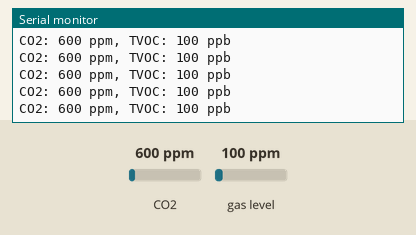
This sketch was run on a simulated Arduino Uno, built with avr-gcc and run on an emulated ATmega328P. Shown: the last lines printed to the serial monitor. Inputs (shaded band) come from the test bench; at power-on: CO2 600 ppm, gas level 100 ppm.

Above: at 1.2 s.
1.3 s: CO2 set to 1050 ppm
At 2.4 s:
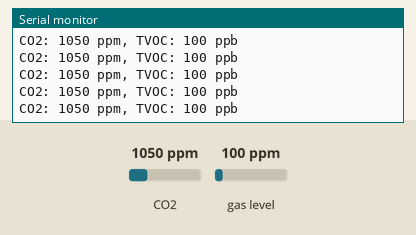
4.3 s: gas level set to 20 ppm
At 5.4 s:
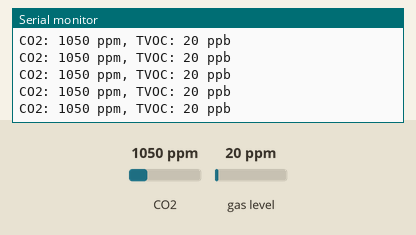
7.3 s: CO2 set to 452 ppm
At 8.2 s:
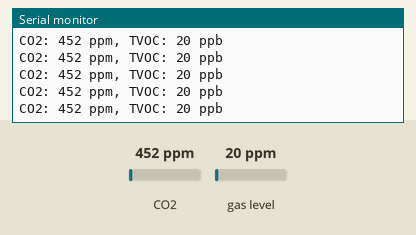
10.3 s: gas level set to 250 ppm
At 11.4 s:
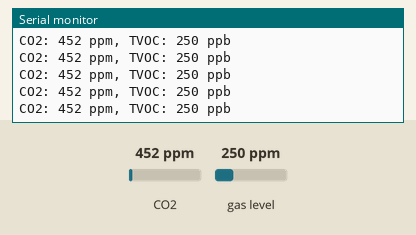
13.3 s: CO2 set to 1700 ppm
At 14.3 s:
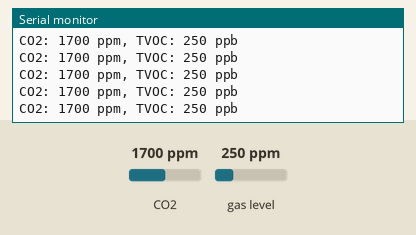
Timing chart, 0 to 16.3 s (numbered marks = the images above; inputs shaded):
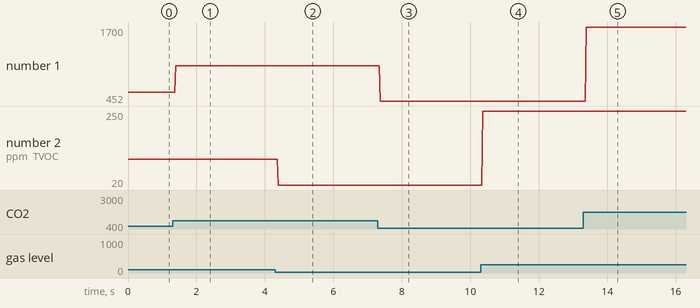

The sketch:

CCS811_CO2_sensor.ino
```cpp
/*
   CCS811 CO2 and TVOC sensor from AMS
   (data sheet: https://ams.com/documents/20143/36005/CCS811_DS000459_7-00.pdf/3cfdaea5-b602-fe28-1a14-18776b61a35a

   This example reads the sensor and prints out the basic data.

   Circuit:
   - CCS811 sensor SDA attached to SDA pin (A4 on Nano and Uno boards)
   - CCS811 SCL attached to SCL pin (A5 on Nano/Uno)
   - CCS811 RST pin attached through 10Kilohn resistor to +V

  Uses Adafruit's library for the sensor
  Adafruit's CCS811 breakout board uses I2C address 0x5A; Sparkfun's
  breakout board uses 0x5B. Change the CCS_ADDR to adjust for your board.

  created 30 Jan 2020
  by Tom Igoe
  based on Adafruit library examples
*/

#include <Adafruit_CCS811.h>
#define CCS_ADDR 0x5B // adafruit board uses 0x5A; Sparkfun uses 0x5B

// make an instance of the sensor library:
Adafruit_CCS811 sensor;

void setup() {
  // initialize serial communication
  Serial.begin(9600);
  // wait until serial monitor is opened on the host computer:
  while (!Serial);

  // initialize the sensor. If you fail, stop the program running:
  if (!sensor.begin(CCS_ADDR)) {
    Serial.println("Failed to contact sensor. Check wiring.");
    return;
  }

}

void loop() {
  // if the sensor is ready to deliver results:
  if (sensor.available()) {
    // try to read the sensor.
    // if sensor reading produces an error, skip the rest:
    if (sensor.readData()) return;

    // otherwise, read the sensors:
    int co2 = sensor.geteCO2();
    int tvoc = sensor.getTVOC();

    // print the results:
    Serial.print("CO2: ");
    Serial.print(co2);
    Serial.print(" ppm, TVOC: ");
    Serial.print(tvoc);
    Serial.println(" ppb");
  }
}
```

Measured:
- after the input at 1.3 s, the serial monitor: prints a new line after 0.09 s (image 1)
- after the input at 4.3 s, the serial monitor: prints a new line after 0.08 s (image 2)
- after the input at 7.3 s, the serial monitor: prints a new line after 0.07 s (image 3)
- after the input at 10.3 s, the serial monitor: prints a new line after 0.07 s (image 4)
- after the input at 13.3 s, the serial monitor: prints a new line after 0.08 s (image 5)
- plotted number 1: 600 → 1050 after the input at 1.3 s, 1050 → 452 after the input at 7.3 s, 452 → 1700 after the input at 13.3 s
- plotted number 2: 100 → 20 after the input at 4.3 s, 20 → 250 after the input at 10.3 s
